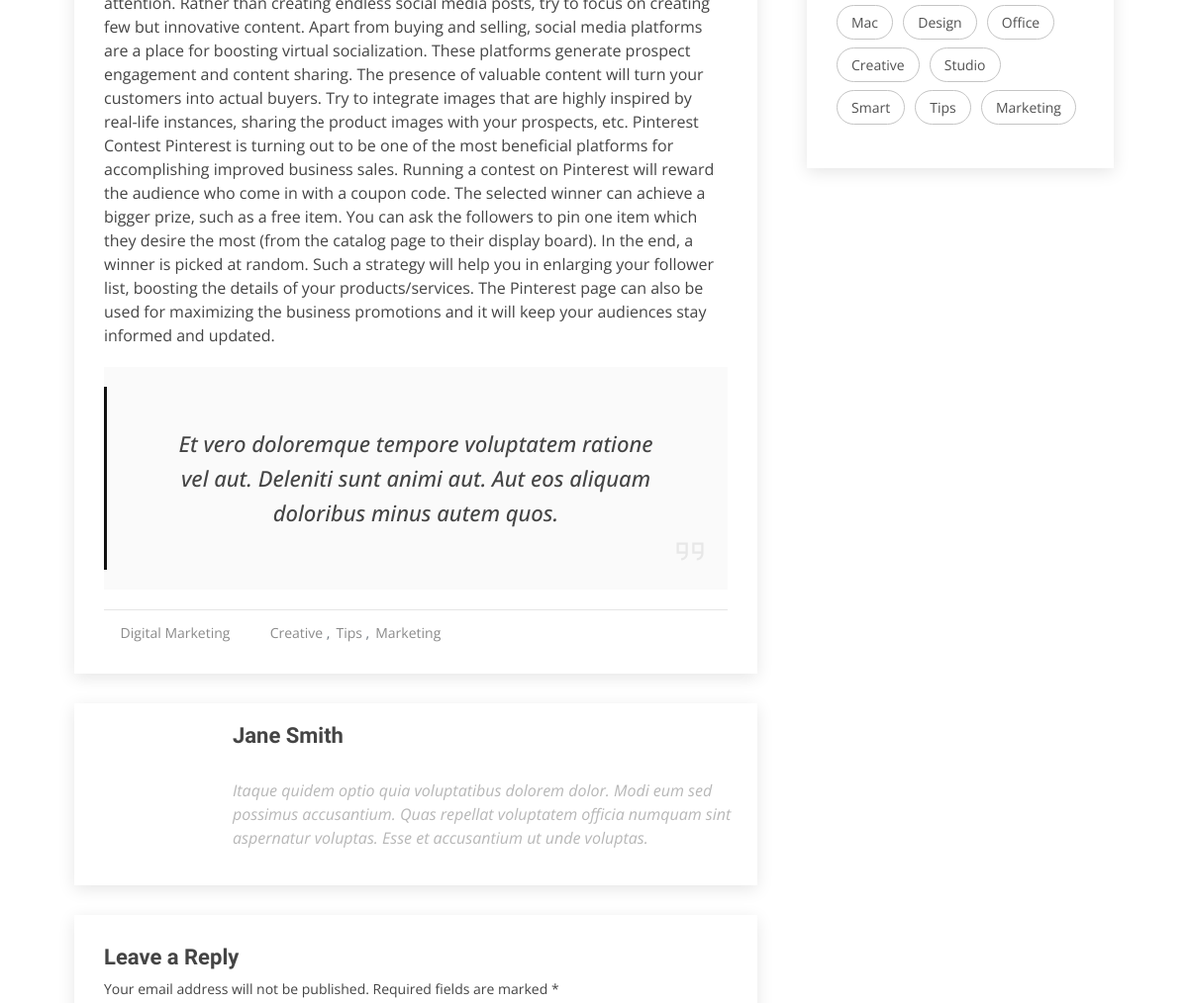
The page /blog/best-ways-increase-sales-using-social-media-management (middle part) on the database as committed earlier.
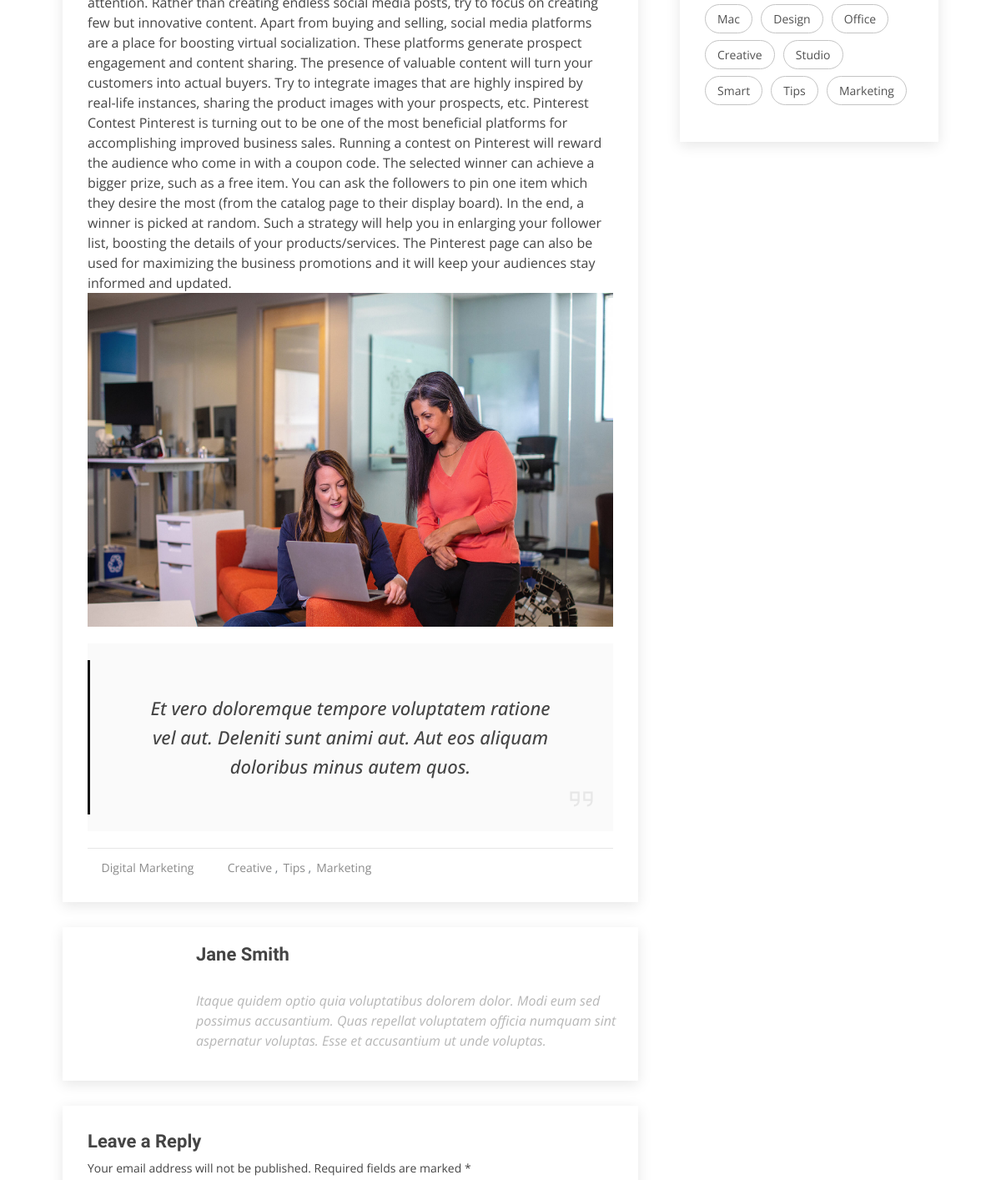
The same page on the database as committed later.
### blogs/models.py (models this page shows, shortened)
class Blog(models.Model):
    link = models.SlugField(max_length=256,unique=True)
    blogimage = models.ImageField(upload_to='blogs/')
    title = models.CharField(max_length=256,unique=True)
    category = models.ForeignKey(to=BlogCategory, on_delete = models.CASCADE)
    author = models.ForeignKey(to=Author,on_delete=models.CASCADE,default='Admin')
    description = models.TextField()
    metadescription = models.TextField(max_length=256, blank=False)
    metakeywords = models.TextField(max_length=256,default='')
    status = models.IntegerField(default=0,choices=BLOGS_STATUS)
    published = models.DateField()
    tags = TaggableManager()

class BlogCategory(models.Model):
    postcategory = models.CharField(max_length=100, blank=False, unique=True)
    def __str__(self):
        return self.postcategory

### blogs/views.py (the view)
# urls.py: path('<slug:link>',BlogDetailPage,name='BlogDetailPage'),
def BlogDetailPage(request,link):
    getBlog = Blog.objects.filter(link=link)
    tags = [tag for tag in Blog.objects.all() if tag is not None]
    categories = BlogCategory.objects.all()
    recentpost = Blog.objects.filter(status=2).order_by('-published')[0:5]
    return render(
        request,'blogdetailpage.html',
        {
            'blog':getBlog,
            'categories':categories,
            'recentpost':recentpost,
            'tags':tags,
            'metatitle':Blog.objects.filter(link=link)[0]
        }
        )

### blogs/models.py (called while the page is built)
    def __str__(self):
        return self.name

### templates/blogdetailpage.html (shortened to what this page needs)
{% extends "home.html" %}
{% block content %}
{% for content in blog %}
<section id="blog" class="blog">
  <div class="container widthadjust">
    <div class="row">
      <div class="col-lg-8 entries">
        <article class="entry entry-single">
          <div class="entry-content">
            {{content.description | safe}}
            <blockquote>
              <i class="icofont-quote-left quote-left"></i>
              <p>
                Et vero doloremque tempore voluptatem ratione vel aut. Deleniti sunt animi aut. Aut eos aliquam doloribus minus autem quos.
              </p>
              <i class="las la-quote-right quote-right"></i>
              <i class="icofont-quote-right quote-right"></i>
            </blockquote>
          </div>
          <div class="entry-footer clearfix">
            <div class="float-left">
              <i class="icofont-folder"></i>
              <ul class="cats">
                <li><a href="#">{{content.category}}</a></li>
              </ul>
              <i class="icofont-tags"></i>
              <ul class="tags">
                <li><a href="#">Creative</a></li>
                <li><a href="#">Tips</a></li>
                <li><a href="#">Marketing</a></li>
              </ul>
            </div>
            <div class="float-right share">
              <a href="" title="Share on Twitter"><i class="icofont-twitter"></i></a>
              <a href="" title="Share on Facebook"><i class="icofont-facebook"></i></a>
              <a href="" title="Share on Instagram"><i class="icofont-instagram"></i></a>
            </div>
          </div>
        </article>
        {% endfor %}
        <div class="blog-author clearfix">
          <h4>Jane Smith</h4>
          <div class="social-links">
            <a href="https://twitters.com/#"><i class="icofont-twitter"></i></a>
            <a href="https://facebook.com/#"><i class="icofont-facebook"></i></a>
            <a href="https://instagram.com/#"><i class="icofont-instagram"></i></a>
          </div>
          <p>
            Itaque quidem optio quia voluptatibus dolorem dolor. Modi eum sed possimus accusantium. Quas repellat voluptatem officia numquam sint aspernatur voluptas. Esse et accusantium ut unde voluptas.
          </p>
        </div>
        <div class="blog-comments">
          <div class="reply-form">
            <h4>Leave a Reply</h4>
            <p>Your email address will not be published. Required fields are marked * </p>
          </div>
        </div>
      </div>
      <div class="col-lg-4">
        <div class="sidebar">
          <div class="sidebar-item tags">
            <ul>
              <li><a href="#">App</a></li>
              <li><a href="#">IT</a></li>
              <li><a href="#">Business</a></li>
              <li><a href="#">Mac</a></li>
              <li><a href="#">Design</a></li>
              <li><a href="#">Office</a></li>
              <li><a href="#">Creative</a></li>
              <li><a href="#">Studio</a></li>
              <li><a href="#">Smart</a></li>
              <li><a href="#">Tips</a></li>
              <li><a href="#">Marketing</a></li>
            </ul>
          </div>
        </div>
      </div>
    </div>
  </div>
</section>
{% endblock %}

### templates/home.html (shortened to what this page needs)
<!DOCTYPE html>
<html lang="en">
<head>
   {% load static %}
   <link href="{% static 'assets/vendor/bootstrap/css/bootstrap.min.css' %}" rel="stylesheet">
   <link rel="stylesheet" href="https://use.fontawesome.com/releases/v5.6.3/css/all.css"
>
   <link href="{% static 'assets/vendor/icofont/icofont.min.css' %}" rel="stylesheet">
   <link href="{% static 'assets/vendor/boxicons/css/boxicons.min.css' %}" rel="stylesheet">
   <link href="{% static 'assets/vendor/animate.css/animate.min.css' %}" rel="stylesheet">
   <link href="{% static 'assets/vendor/remixicon/remixicon.css' %}" rel="stylesheet">
   <link href="{% static 'assets/vendor/line-awesome/css/line-awesome.min.css' %}" rel="stylesheet">
   <link href="{% static 'assets/vendor/venobox/venobox.css' %}" rel="stylesheet">
   <link href="{% static 'assets/vendor/owl.carousel/assets/owl.carousel.min.css' %}" rel="stylesheet">
   <link href="{% static 'assets/vendor/aos/aos.css' %}" rel="stylesheet">
   <link href="{% static 'assets/css/style.css' %}" rel="stylesheet">
   <link href="{% static 'assets/css/socialbutton.css' %}" rel="stylesheet">
   <link href="{% static 'assets/css/header.css' %}" rel="stylesheet">
   <link rel="stylesheet" href="{% static 'assets/css/video.css' %}">
   <link href="//netdna.bootstrapcdn.com/font-awesome/4.1.0/css/font-awesome.min.css" rel="stylesheet">
</head>
<body>
   <div class="body-content">
      {% block content %}{% endblock %}
</body>
</html>

### static/assets/css/style.css (style rules this page uses)
body { font-family: "Open Sans", sans-serif; color: #444444; }
a { color: #2a2c39; }
h1, h2, h3, h4, h5, h6 { font-family: "Raleway", sans-serif; }
section { padding: 60px 0; overflow: hidden; }
.container.widthadjust { max-width: 1500px; }
.img-fluid { width: 100%; }
.blog { padding: 40px 0 20px 0; }
.blog .entry { padding: 30px; margin-bottom: 60px; box-shadow: 0 4px 16px rgba(0, 0, 0, 0.1); }
.blog .entry .entry-content p { line-height: 24px; }
.blog .entry .entry-content blockquote { overflow: hidden; background-color: #fafafa; padding: 60px; position: relative; text-align: center; margin: 20px 0; }
.blog .entry .entry-content blockquote p { color: #444444; line-height: 1.6; margin-bottom: 0; font-style: italic; font-weight: 500; font-size: 22px; }
.blog .entry .entry-content blockquote .quote-left { position: absolute; left: 20px; top: 20px; font-size: 36px; color: #e7e7e7; }
.blog .entry .entry-content blockquote .quote-right { position: absolute; right: 20px; bottom: 20px; font-size: 36px; color: #e7e7e7; }
.blog .entry .entry-content blockquote::after { content: ''; position: absolute; left: 0; top: 0; bottom: 0; width: 3px; background-color: #111111; margin-top: 20px; margin-bottom: 20px; }
.blog .entry .entry-footer { padding-top: 10px; border-top: 1px solid #e6e6e6; }
.blog .entry .entry-footer i { color: #5e5e5e; display: inline; }
.blog .entry .entry-footer a { color: #8b8b8b; transition: 0.3s; }
.blog .entry .entry-footer .cats { list-style: none; display: inline; padding: 0 20px 0 0; font-size: 14px; }
.blog .entry .entry-footer .cats li { display: inline-block; }
.blog .entry .entry-footer .tags { list-style: none; display: inline; padding: 0; font-size: 14px; }
.blog .entry .entry-footer .tags li { display: inline-block; }
.blog .entry .entry-footer .tags li + li::before { padding-right: 6px; color: #6c757d; content: ","; }
.blog .entry .entry-footer .share { font-size: 16px; }
.blog .entry .entry-footer .share i { padding-left: 5px; }
.blog .entry-single { margin-bottom: 30px; }
.blog .blog-author { padding: 20px; margin-bottom: 30px; box-shadow: 0 4px 16px rgba(0, 0, 0, 0.1); }
.blog .blog-author h4 { margin-left: 140px; font-weight: 600; font-size: 22px; margin-bottom: 0px; padding: 0; }
.blog .blog-author .social-links { margin: 0 0 5px 140px; }
.blog .blog-author .social-links a { color: #777777; }
.blog .blog-author p { margin-left: 140px; font-style: italic; color: #b7b7b7; }
.blog .blog-comments { margin-bottom: 30px; }
.blog .blog-comments .reply-form { margin-top: 30px; padding: 30px; box-shadow: 0 4px 16px rgba(0, 0, 0, 0.1); }
.blog .blog-comments .reply-form h4 { font-weight: bold; font-size: 22px; }
.blog .blog-comments .reply-form p { font-size: 14px; }
.blog .sidebar { padding: 30px; margin: 0 0 60px 20px; box-shadow: 0 4px 16px rgba(0, 0, 0, 0.1); }
.blog .sidebar .sidebar-item { margin-bottom: 30px; }
.blog .sidebar .tags { margin-bottom: -10px; }
.blog .sidebar .tags ul { list-style: none; padding: 0; }
.blog .sidebar .tags ul li { display: inline-block; }
.blog .sidebar .tags ul a { color: #515151; font-size: 14px; padding: 6px 14px; margin: 0 6px 8px 0; border: 1px solid #c4c4c4; border-radius:50px; display: inline-block; transition: 0.3s; }
.entry-single img { width: 725px; height: 400px; }

### static/assets/css/header.css (style rules this page uses)
a { text-decoration: none; }
.container { width: 90%;max-width:1170px;margin:0 auto; }

### static/assets/css/video.css (style rules this page uses)
.body-content { margin-top: 70px; }

Rows that differ between the two databases and show on the page:
changed Blog "Digital Marketing": description: picture added
